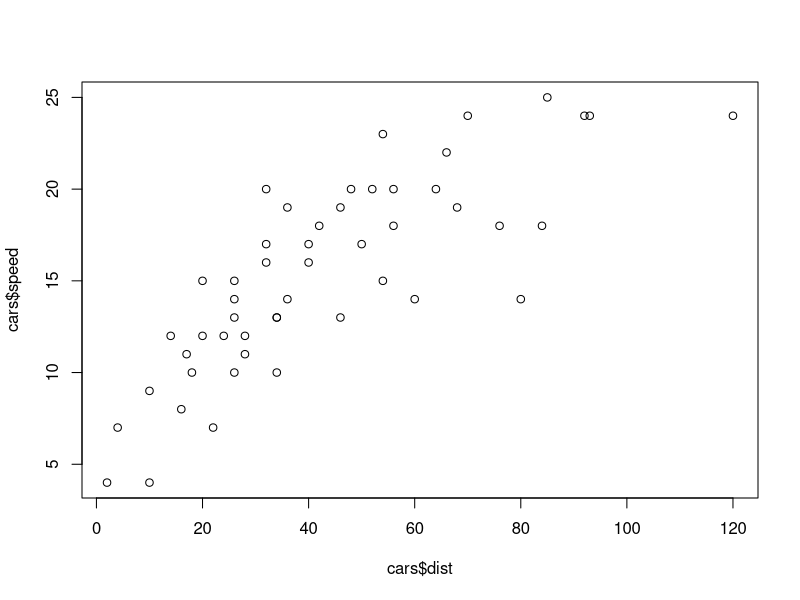
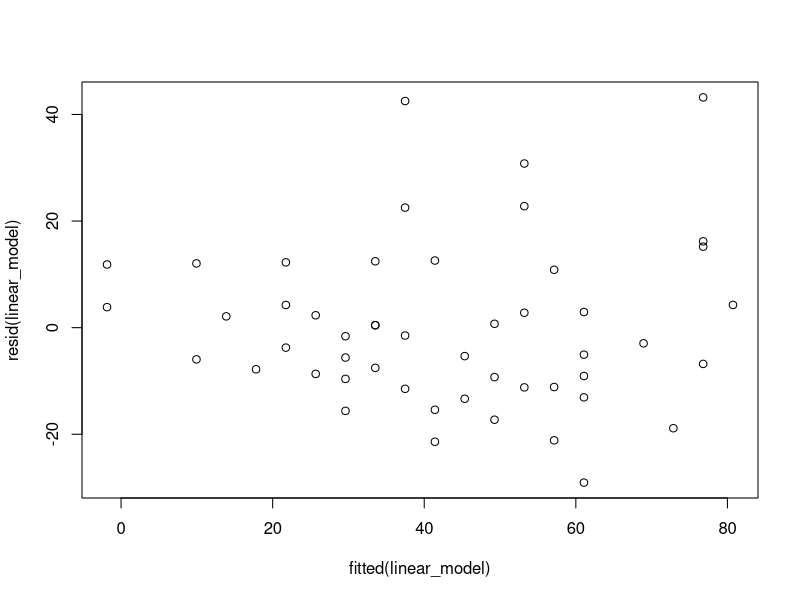
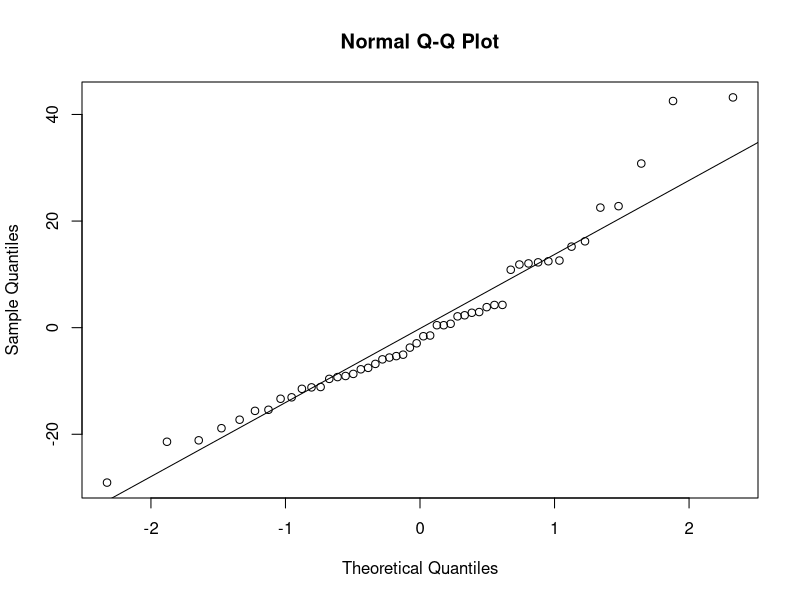

These charts were generated, in order, by the following R code:
## ---- chunk 1
linear_model <- lm(dist ~ speed, data = cars)
linear_model
## ---- chunk 2
plot(cars$dist, cars$speed)
## ---- chunk 3
summary(linear_model)
## ---- chunk 4
plot(fitted(linear_model), resid(linear_model))
## ---- chunk 5
qqnorm(resid(linear_model))
qqline(resid(linear_model))
